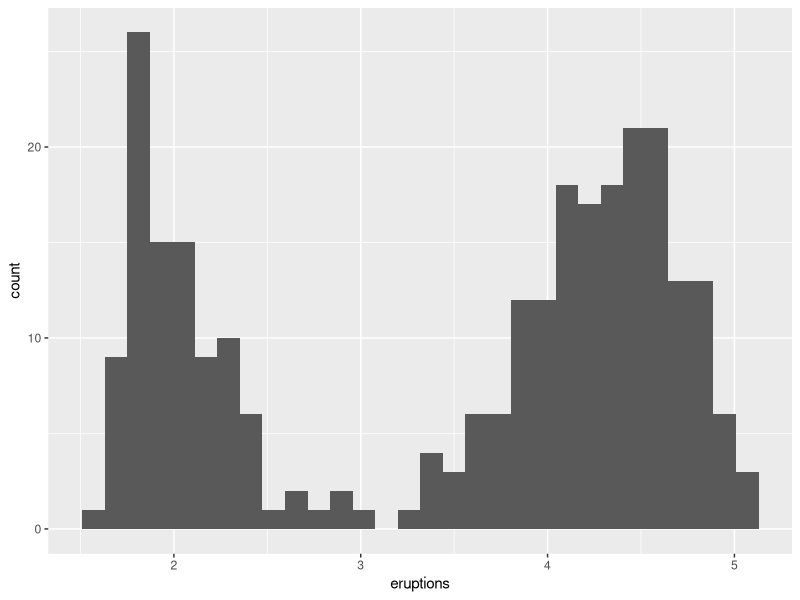
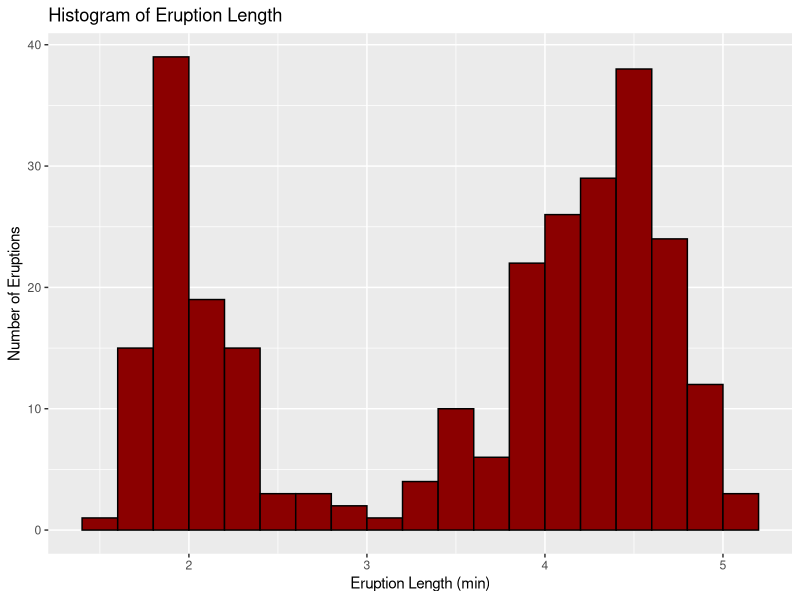
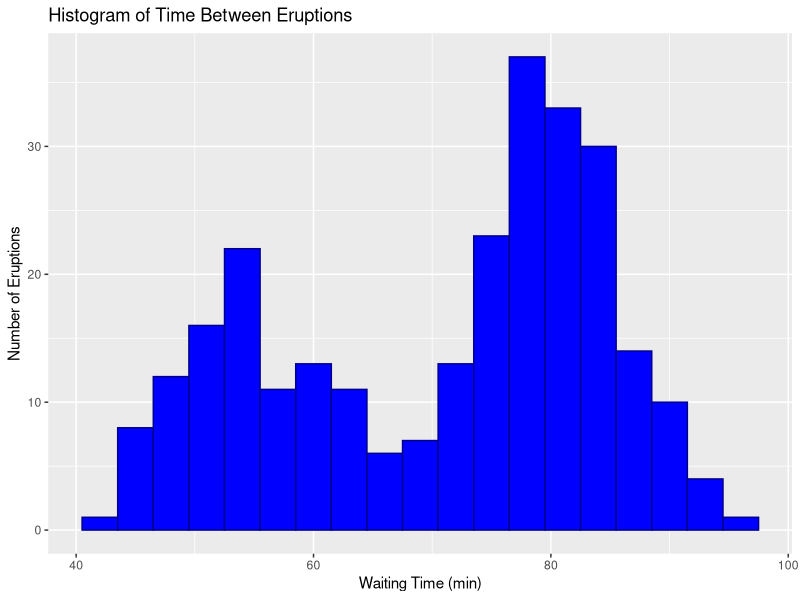

The R source for these figures, in order:
#Load libraries

library(ggplot2)

## View data (faithful is a dataset built into R)
faithful

#I like to view the data as I'm working, so call up the view.

View(faithful)

#Create a histogram using my data:

faithful_histogram <- ggplot(faithful, aes(x = eruptions))
faithful_histogram + geom_histogram()

#Pretty, but let's do some more work! Warning suggests adjusting binwidth.

#However, there is another way that gives even more control over the bin boundaries. 
#You will create a vector of bin boundaries (sometimes called breaks), 
#and pass this vector as the breaks argument to geom_histogram(). 
#In the following, you create bins with a width of 0.2:

faithful_histogram + 
  geom_histogram(breaks = seq(1.4, 5.2, by = 0.2),
                 fill= "darkred", color="black") +
  ggtitle("Histogram of Eruption Length") +
  xlab("Eruption Length (min)") +
  ylab("Number of Eruptions")

#Now we can plot the time between eruptions (waiting time)

waiting_histogram <- ggplot(faithful, aes(x = waiting))
waiting_histogram + 
  geom_histogram(binwidth = 3, fill= "blue" , color="darkblue") +
  ggtitle("Histogram of Time Between Eruptions") +
  xlab("Waiting Time (min)") +
  ylab("Number of Eruptions")


